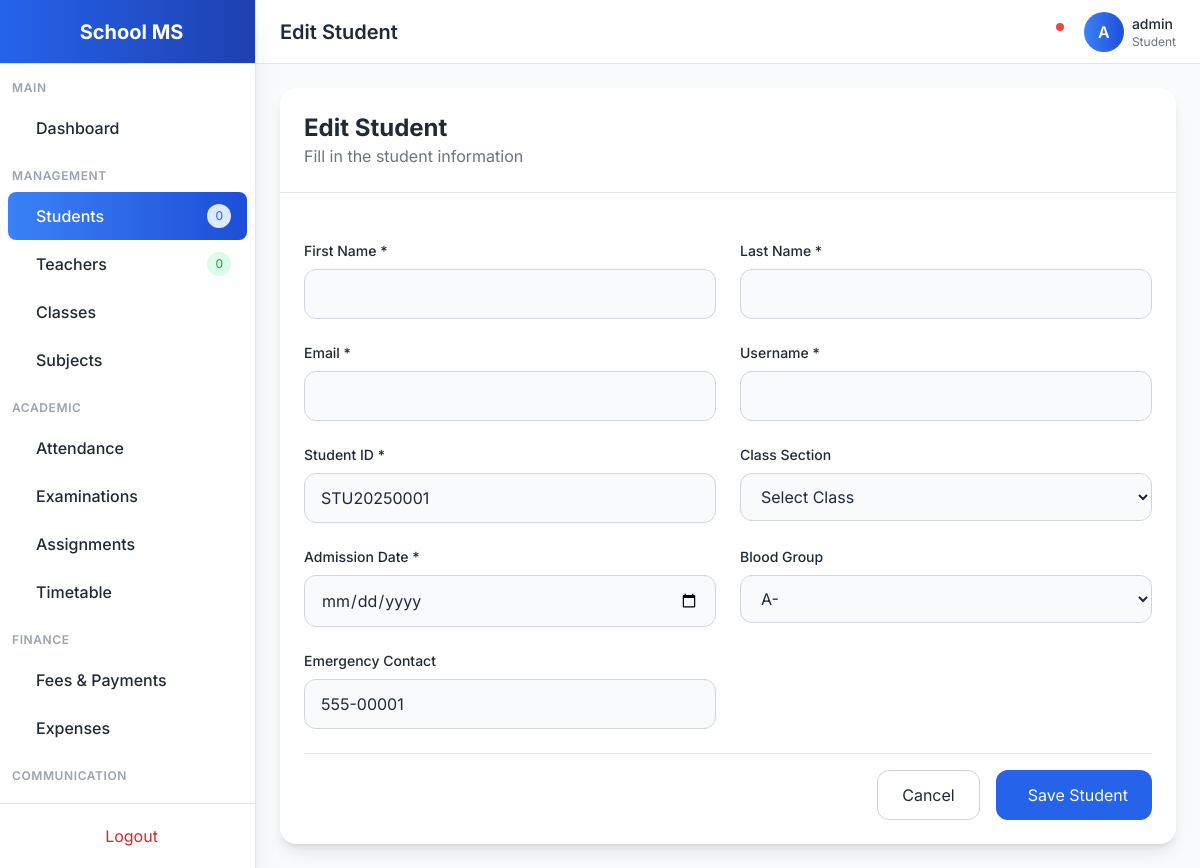
/students/1/update/ (signed in), run on the app's committed database.
### accounts/models.py (models this page shows, shortened)
class User(AbstractUser):
    ROLE_CHOICES = [
        ('admin', 'Admin'),
        ('teacher', 'Teacher'),
        ('student', 'Student'),
        ('parent', 'Parent'),
    ]
    GENDER_CHOICES = [
        ('male', 'Male'),
        ('female', 'Female'),
        ('other', 'Other'),
    ]
    role = models.CharField(max_length=20, choices=ROLE_CHOICES, default='student')
    gender = models.CharField(max_length=10, choices=GENDER_CHOICES, blank=True)
    phone = models.CharField(max_length=20, blank=True)
    address = models.TextField(blank=True)
    photo = models.ImageField(upload_to='profiles/', blank=True, null=True)
    date_of_birth = models.DateField(null=True, blank=True)
    created_at = models.DateTimeField(auto_now_add=True)
    updated_at = models.DateTimeField(auto_now=True)
    class Meta:
        ordering = ['-created_at']
    @property
    def is_admin(self):
        return self.role == 'admin' or self.is_superuser

class StudentProfile(models.Model):
    STATUS_CHOICES = [
        ('active', 'Active'),
        ('inactive', 'Inactive'),
        ('transferred', 'Transferred'),
        ('graduated', 'Graduated'),
    ]
    user = models.OneToOneField(User, on_delete=models.CASCADE, related_name='student_profile')
    student_id = models.CharField(max_length=20, unique=True)
    class_section = models.ForeignKey('academics.ClassSection', on_delete=models.SET_NULL, null=True, blank=True, related_name='students')
    parent = models.ForeignKey('ParentProfile', on_delete=models.SET_NULL, null=True, blank=True, related_name='linked_students')
    admission_date = models.DateField()
    blood_group = models.CharField(max_length=5, blank=True)
    emergency_contact = models.CharField(max_length=20, blank=True)
    status = models.CharField(max_length=20, choices=STATUS_CHOICES, default='active')
    documents = models.FileField(upload_to='student_documents/', blank=True, null=True)
    notes = models.TextField(blank=True)

### accounts/views.py (the view)
# urls.py: path('students/<int:pk>/update/', views.StudentUpdateView.as_view(), name='student-update'),
class StudentUpdateView(LoginRequiredMixin, UserPassesTestMixin, UpdateView):
    model = StudentProfile
    form_class = StudentProfileForm
    template_name = 'accounts/student_form.html'
    success_url = reverse_lazy('student-list')
    def test_func(self):
        return self.request.user.is_admin
    def get_context_data(self, **kwargs):
        context = super().get_context_data(**kwargs)
        context['title'] = 'Edit Student'
        return context

### accounts/forms.py
class StudentProfileForm(forms.ModelForm):
    student_id = forms.CharField(max_length=20, required=True)
    class_section = forms.ModelChoiceField(queryset=ClassSection.objects.all(), required=False)
    admission_date = forms.DateField(widget=forms.DateInput(attrs={'type': 'date'}), required=True)
    emergency_contact = forms.CharField(max_length=20, required=False)
    class Meta:
        model = StudentProfile
        fields = ['student_id', 'class_section', 'admission_date', 'blood_group', 'emergency_contact']
    def __init__(self, *args, **kwargs):
        super().__init__(*args, **kwargs)
        self.fields['blood_group'].required = False

### templates/accounts/student_form.html (shortened to what this page needs)
{% extends 'base.html' %}
{% block page_title %}{{ title|default:"Student Form" }}{% endblock %}
{% block content %}
<div class="max-w-4xl mx-auto">
    <div class="bg-white dark:bg-gray-800 rounded-2xl shadow-lg">
        <div class="p-6 border-b dark:border-gray-700">
            <h2 class="text-2xl font-bold">{{ title|default:"Student Form" }}</h2>
            <p class="text-gray-500 dark:text-gray-400">Fill in the student information</p>
        </div>
        <form method="post" class="p-6 space-y-6">
            <div class="grid grid-cols-1 md:grid-cols-2 gap-6">
                <div>
                    <label class="block text-sm font-medium mb-2">First Name *</label>
                    <input type="text" name="user.first_name" value="{{ form.user.first_name.value|default:'' }}" required
                        class="w-full px-4 py-3 border border-gray-300 dark:border-gray-600 rounded-xl bg-gray-50 dark:bg-gray-700 focus:ring-2 focus:ring-primary-500">
                </div>
                <div>
                    <label class="block text-sm font-medium mb-2">Last Name *</label>
                    <input type="text" name="user.last_name" value="{{ form.user.last_name.value|default:'' }}" required
                        class="w-full px-4 py-3 border border-gray-300 dark:border-gray-600 rounded-xl bg-gray-50 dark:bg-gray-700 focus:ring-2 focus:ring-primary-500">
                </div>
                <div>
                    <label class="block text-sm font-medium mb-2">Email *</label>
                    <input type="email" name="user.email" value="{{ form.user.email.value|default:'' }}" required
                        class="w-full px-4 py-3 border border-gray-300 dark:border-gray-600 rounded-xl bg-gray-50 dark:bg-gray-700 focus:ring-2 focus:ring-primary-500">
                </div>
                <div>
                    <label class="block text-sm font-medium mb-2">Username *</label>
                    <input type="text" name="user.username" value="{{ form.user.username.value|default:'' }}" required
                        class="w-full px-4 py-3 border border-gray-300 dark:border-gray-600 rounded-xl bg-gray-50 dark:bg-gray-700 focus:ring-2 focus:ring-primary-500">
                </div>
                <div>
                    <label class="block text-sm font-medium mb-2">Student ID *</label>
                    <input type="text" name="student_id" value="{{ form.student_id.value|default:'' }}" required
                        class="w-full px-4 py-3 border border-gray-300 dark:border-gray-600 rounded-xl bg-gray-50 dark:bg-gray-700 focus:ring-2 focus:ring-primary-500">
                </div>
                <div>
                    <label class="block text-sm font-medium mb-2">Class Section</label>
                    <select name="class_section" class="w-full px-4 py-3 border border-gray-300 dark:border-gray-600 rounded-xl bg-gray-50 dark:bg-gray-700 focus:ring-2 focus:ring-primary-500">
                        <option value="">Select Class</option>
                    </select>
                </div>
                <div>
                    <label class="block text-sm font-medium mb-2">Admission Date *</label>
                    <input type="date" name="admission_date" value="{{ form.admission_date.value|default:'' }}" required
                        class="w-full px-4 py-3 border border-gray-300 dark:border-gray-600 rounded-xl bg-gray-50 dark:bg-gray-700 focus:ring-2 focus:ring-primary-500">
                </div>
                <div>
                    <label class="block text-sm font-medium mb-2">Blood Group</label>
                    <select name="blood_group" class="w-full px-4 py-3 border border-gray-300 dark:border-gray-600 rounded-xl bg-gray-50 dark:bg-gray-700 focus:ring-2 focus:ring-primary-500">
                        <option value="A-" {% if form.blood_group.value == 'A-' %}selected{% endif %}>A-</option>
                    </select>
                </div>
                <div>
                    <label class="block text-sm font-medium mb-2">Emergency Contact</label>
                    <input type="text" name="emergency_contact" value="{{ form.emergency_contact.value|default:'' }}"
                        class="w-full px-4 py-3 border border-gray-300 dark:border-gray-600 rounded-xl bg-gray-50 dark:bg-gray-700 focus:ring-2 focus:ring-primary-500">
                </div>
            </div>
            <div class="flex justify-end space-x-4 pt-4 border-t dark:border-gray-700">
                <a href="{% url 'student-list' %}" class="px-6 py-3 border border-gray-300 dark:border-gray-600 rounded-xl hover:bg-gray-50 dark:hover:bg-gray-700 transition">
                    Cancel
                </a>
                <button type="submit" class="px-6 py-3 bg-primary-600 text-white rounded-xl hover:bg-primary-700 transition">
                     Save Student
                </button>
            </div>
        </form>
    </div>
</div>
{% endblock %}

### templates/base.html (shortened to what this page needs)
<!DOCTYPE html>
<html lang="en" class="light">
<head>
    <script src="https://cdn.tailwindcss.com"></script>
    <link href="https://cdn.jsdelivr.net/npm/remixicon@3.5.0/fonts/remixicon.css" rel="stylesheet">
</head>
<body class="bg-gray-50 dark:bg-gray-900 text-gray-800 dark:text-gray-100 transition-colors duration-300">
    {% if user.is_authenticated %}
    <div class="flex h-screen overflow-hidden">
        <aside class="w-64 bg-white dark:bg-gray-800 border-r dark:border-gray-700 flex flex-col shadow-xl z-20">
            <div class="h-16 flex items-center justify-center border-b dark:border-gray-700 bg-gradient-to-r from-primary-600 to-primary-800">
                <span class="text-xl font-bold text-white">School MS</span>
            </div>
            <nav class="flex-1 overflow-y-auto py-4">
                <div class="px-3 mb-2">
                    <p class="text-xs font-semibold text-gray-400 uppercase tracking-wider">Main</p>
                </div>
                <a href="{% url 'dashboard' %}" class="sidebar-item flex items-center px-4 py-3 mx-2 rounded-lg {% if request.path == '/' or request.path == '/dashboard/' %}active{% else %}hover:bg-gray-100 dark:hover:bg-gray-700{% endif %}">
                    <span class="font-medium">Dashboard</span>
                </a>
                <div class="px-3 mt-4 mb-2">
                    <p class="text-xs font-semibold text-gray-400 uppercase tracking-wider">Management</p>
                </div>
                <a href="{% url 'student-list' %}" class="sidebar-item flex items-center px-4 py-3 mx-2 rounded-lg {% if 'student' in request.path %}active{% else %}hover:bg-gray-100 dark:hover:bg-gray-700{% endif %}">
                    <span class="font-medium">Students</span>
                    <span class="ml-auto bg-primary-100 dark:bg-primary-900 text-primary-600 dark:text-primary-300 text-xs px-2 py-1 rounded-full">{{ students_count|default:0 }}</span>
                </a>
                <a href="{% url 'teacher-list' %}" class="sidebar-item flex items-center px-4 py-3 mx-2 rounded-lg {% if 'teacher' in request.path %}active{% else %}hover:bg-gray-100 dark:hover:bg-gray-700{% endif %}">
                    <span class="font-medium">Teachers</span>
                    <span class="ml-auto bg-green-100 dark:bg-green-900 text-green-600 dark:text-green-300 text-xs px-2 py-1 rounded-full">{{ teachers_count|default:0 }}</span>
                </a>
                <a href="{% url 'class-section-list' %}" class="sidebar-item flex items-center px-4 py-3 mx-2 rounded-lg {% if 'class' in request.path %}active{% else %}hover:bg-gray-100 dark:hover:bg-gray-700{% endif %}">
                    <span class="font-medium">Classes</span>
                </a>
                <a href="{% url 'subject-list' %}" class="sidebar-item flex items-center px-4 py-3 mx-2 rounded-lg {% if 'subject' in request.path %}active{% else %}hover:bg-gray-100 dark:hover:bg-gray-700{% endif %}">
                    <span class="font-medium">Subjects</span>
                </a>
                <div class="px-3 mt-4 mb-2">
                    <p class="text-xs font-semibold text-gray-400 uppercase tracking-wider">Academic</p>
                </div>
                <a href="{% url 'attendance-list' %}" class="sidebar-item flex items-center px-4 py-3 mx-2 rounded-lg {% if 'attendance' in request.path %}active{% else %}hover:bg-gray-100 dark:hover:bg-gray-700{% endif %}">
                    <span class="font-medium">Attendance</span>
                </a>
                <a href="{% url 'exam-schedule-list' %}" class="sidebar-item flex items-center px-4 py-3 mx-2 rounded-lg {% if 'exam' in request.path or 'grade' in request.path %}active{% else %}hover:bg-gray-100 dark:hover:bg-gray-700{% endif %}">
                    <span class="font-medium">Examinations</span>
                </a>
                <a href="{% url 'assignment-list' %}" class="sidebar-item flex items-center px-4 py-3 mx-2 rounded-lg {% if 'assignment' in request.path %}active{% else %}hover:bg-gray-100 dark:hover:bg-gray-700{% endif %}">
                    <span class="font-medium">Assignments</span>
                </a>
                <a href="{% url 'timetable-list' %}" class="sidebar-item flex items-center px-4 py-3 mx-2 rounded-lg {% if 'timetable' in request.path %}active{% else %}hover:bg-gray-100 dark:hover:bg-gray-700{% endif %}">
                    <span class="font-medium">Timetable</span>
                </a>
                <div class="px-3 mt-4 mb-2">
                    <p class="text-xs font-semibold text-gray-400 uppercase tracking-wider">Finance</p>
                </div>
                <a href="{% url 'fee-payment-list' %}" class="sidebar-item flex items-center px-4 py-3 mx-2 rounded-lg {% if 'fee' in request.path or 'finance' in request.path %}active{% else %}hover:bg-gray-100 dark:hover:bg-gray-700{% endif %}">
                    <span class="font-medium">Fees & Payments</span>
                </a>
                <a href="{% url 'expense-list' %}" class="sidebar-item flex items-center px-4 py-3 mx-2 rounded-lg {% if 'expense' in request.path %}active{% else %}hover:bg-gray-100 dark:hover:bg-gray-700{% endif %}">
                    <span class="font-medium">Expenses</span>
                </a>
                <div class="px-3 mt-4 mb-2">
                    <p class="text-xs font-semibold text-gray-400 uppercase tracking-wider">Communication</p>
                </div>
                <a href="{% url 'announcement-list' %}" class="sidebar-item flex items-center px-4 py-3 mx-2 rounded-lg {% if 'announcement' in request.path or 'message' in request.path %}active{% else %}hover:bg-gray-100 dark:hover:bg-gray-700{% endif %}">
                </a>
            </nav>
            <div class="p-3 border-t dark:border-gray-700">
                <a href="{% url 'logout' %}" class="flex items-center justify-center px-4 py-2 text-red-600 hover:bg-red-50 dark:hover:bg-red-900/20 rounded-lg transition">
                    <span>Logout</span>
                </a>
            </div>
        </aside>
        <div class="flex-1 flex flex-col overflow-hidden">
            <header class="h-16 bg-white dark:bg-gray-800 border-b dark:border-gray-700 flex items-center justify-between px-6 shadow-sm">
                <div class="flex items-center">
                    <h1 class="text-xl font-semibold">{% block page_title %}Dashboard{% endblock %}</h1>
                </div>
                <div class="flex items-center space-x-4">
                    <button onclick="toggleTheme()" class="p-2 rounded-lg hover:bg-gray-100 dark:hover:bg-gray-700 transition">
                    </button>
                    <div class="relative">
                        <button class="p-2 rounded-lg hover:bg-gray-100 dark:hover:bg-gray-700 transition">
                            <span class="absolute top-1 right-1 w-2 h-2 bg-red-500 rounded-full"></span>
                        </button>
                    </div>
                    <div class="flex items-center space-x-2">
                        <div class="w-10 h-10 rounded-full bg-gradient-to-r from-primary-500 to-primary-700 flex items-center justify-center text-white font-semibold">
                            {{ user.username|make_list|first|upper }}
                        </div>
                        <div class="hidden md:block">
                            <p class="text-sm font-medium">{{ user.get_full_name|default:user.username }}</p>
                            <p class="text-xs text-gray-500">{{ user.get_role_display }}</p>
                        </div>
                    </div>
                </div>
            </header>
            <main class="flex-1 overflow-y-auto p-6 bg-gray-50 dark:bg-gray-900">
                {% block content %}{% endblock %}
            </main>
        </div>
    </div>
    {% else %}
    <main class="min-h-screen flex items-center justify-center bg-gradient-to-br from-primary-600 via-primary-700 to-primary-900">
        {% block auth_content %}{% endblock %}
    </main>
    {% endif %}
</body>
</html>

### templates/base.html (style rules this page uses)
body { font-family: 'Inter', sans-serif; }
.sidebar-item.active { background: linear-gradient(90deg, #3b82f6 0%, #1d4ed8 100%); color: white; }

### data on the page
User: username|make_list "A", get_full_name "admin", role "Student"
StudentProfile: student_id "STU20250001", blood_group "A-", emergency_contact "555-00001"

### other printed values
{{ students_count|default:0 }} "0"
{{ teachers_count|default:0 }} "0"
{{ title|default:"Student Form" }} "Edit Student"
